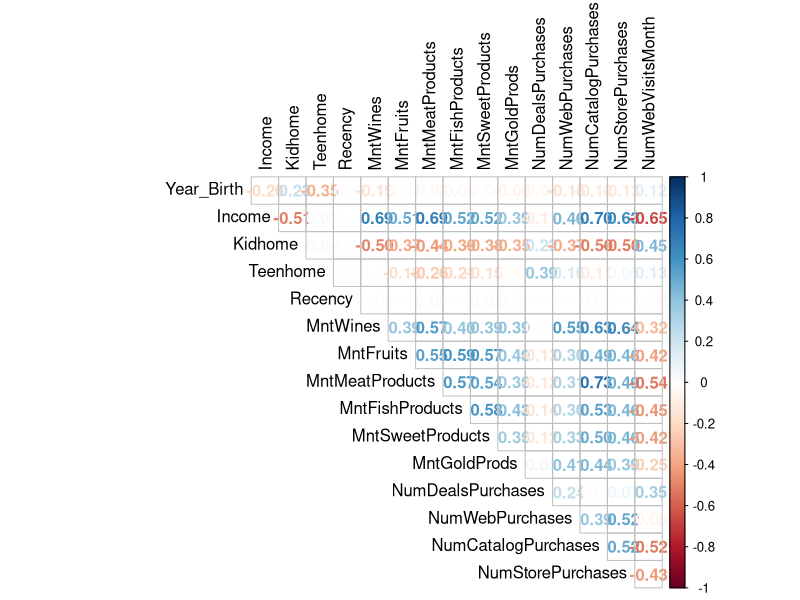
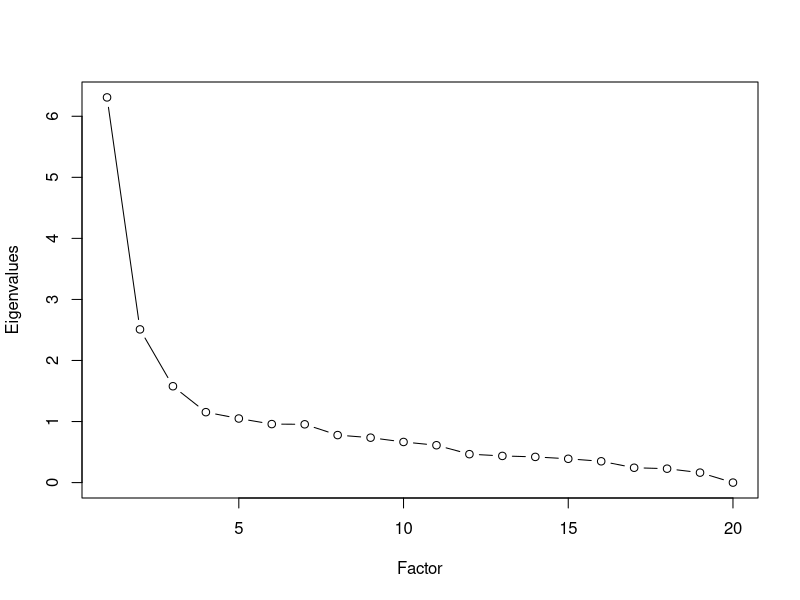

The R script that drew these images, in order: (Note: this script raises an error after producing the figures.)
# import libraries
library(dplyr)
library(GGally)
library(corrplot)

# import data
data.ori = read.csv("customer-personality.csv")

# summary of data
str(data.ori)

# check for NA
sum(is.na(data.ori))

# check which columns contain NA
apply(is.na(data.ori), 2, which)

# remove NA rows
data.clean = data.ori[which(!is.na(data.ori$Income)),]
str(data.clean)
sum(is.na(data.clean))

# remove outliers from income 
data.clean <- data.clean[!(data.clean$Income >=200000),]

# filter numerical columns
numerical.data = data.clean[, c(2,5:7,9:ncol(data.ori))]
str(numerical.data)

# plot correlation matrix
corrplot(cor(numerical.data), tl.col = "black", diag = FALSE, 
         method = 'number', type = 'upper')

# # inefficient to use this, too much data
# ggpairs(numerical.data)#, aes(color = class, alpha = 0.5))


# converting 'Education' and 'Marital status' variables to categorical variables
## Education
data.clean$Education[data.clean$Education == "Basic"] <- "1"
data.clean$Education[data.clean$Education == "Graduation"] <- "2"
data.clean$Education[data.clean$Education == "2n Cycle"] <- "3"
data.clean$Education[data.clean$Education == "Master"] <- "3"
data.clean$Education[data.clean$Education == "PhD"] <- "4"
data.clean$Education <- as.numeric(data.clean$Education)

## Marital Status - Merging YOLO, Alone, and Absurd to add to single
data.clean$Marital_Status[data.clean$Marital_Status == "Absurd"] <- "1"
data.clean$Marital_Status[data.clean$Marital_Status == "Alone"] <- "1"
data.clean$Marital_Status[data.clean$Marital_Status == "YOLO"] <- "1"
data.clean$Marital_Status[data.clean$Marital_Status == "Single"] <- "1"
data.clean$Marital_Status[data.clean$Marital_Status == "Together"] <- "2"
data.clean$Marital_Status[data.clean$Marital_Status == "Married"] <- "3"
data.clean$Marital_Status[data.clean$Marital_Status == "Divorced"] <- "4"
data.clean$Marital_Status[data.clean$Marital_Status == "Widow"] <- "5"
data.clean$Marital_Status <- as.numeric(data.clean$Marital_Status)

# Adding Age variable (EXPLAIN)
data.clean$Age <- (2014 - data.clean$Year_Birth)

# Figuring out 'Dt_Customer' dataset
data.clean$Dt_Customer <- as.Date.numeric(data.clean$Dt_Customer)


######## Factor Analysis ########

### determine the number of factors of FA
# We want to identify the component of the correlation structure

# Remove Dt_customer for now 
data.clean$Dt_Customer <- NULL


fa.cor = cor(data.clean)


# looking at fa.cor
# let's look at eigenvector of the correlation to see how many factors we use

fa.eigen = eigen(fa.cor)
fa.eigen$values
# in decreasing values
# higher = more important
# rule of thuumb to see the number of variables we should use? Do the sum

sum(fa.eigen$values)


cumsum(fa.eigen$values)/19
# seeing this, using the first 4, we can explain 79% of the data
# draw screen plot for better visualisation


# use the scree plot
plot(fa.eigen$values, type = "b", ylab = "Eigenvalues", xlab = "Factor") # we choose 4
# plot(cumsum(fa.eigen$values)/17, type = "b", ylab = "Eigenvalues", xlab = "Factor") # we choose 4


##############################################
### factor analysis
# Choosing 6 as it explains 71.4% of the data
fa.res = factanal(x = data.clean, factors = 7, rotation = "none") # factor = 4 because of our eigenvalues easlier
fa.res

#uniqueness = epsilon values
# loadings
# We have proportion variance explained by these loadings
# hypothesis test to see whether 4 factors are sufficient
# here, our p value is high therefore we don't reject that 4 factors are sufficient


##############################################
### factor rotation
fa.res = factanal(x = data.clean, factors = 6, rotation = "promax")
# promax belongs to the oblique rotation?

print(fa.res, cut = 0.2)
# we only show the factors with a loading of higher than 0.2
# therefore only selecting the variables with large loading
# you can see that paragraph, sentence and wordm is with factor 1
##############################################
### factor scores
fa.res = factanal(x = data.clean, factors = 7, rotation = "promax", scores = "Bartlett")
head(fa.res$scores)
summary(lm(Factor2 ~ Factor1, data = as.data.frame(fa.res$scores)))



####### PCA ########


# # briefly examine the data
# apply(data.clean, 2, mean)
# apply(data.clean, 2, var)
# apply PCA

# Apply PCR to data
pr.out = prcomp(data.clean, scale = TRUE)

# # trying out PCA with first 7 columns
# pr.out = prcomp(data.freq, scale = TRUE)
names(pr.out)
# have a look at the output
pr.out$center
pr.out$scale
pr.out$rotation
# get the PC vector
dim(pr.out$x)
# plot the PCs
biplot(pr.out, scale = 0,cex=0.5)
pr.out$rotation = -pr.out$rotation
pr.out$x = -pr.out$x
biplot(pr.out, scale =0,cex=0.5)
# check the variance explained by each PC
pr.out$sdev
pr.var = pr.out$sdev ^2
pr.var
# proportion of variance explained
pve = pr.var/sum(pr.var)
pve
cumsum(pve)
plot(pve, xlab = " Principal Component", ylab = "Proportion of
Variance Explained", ylim = c(0,1), type = "b")

plot(cumsum(pve), xlab = "Principal Component", ylab ="
Cumulative Proportion of Variance Explained", ylim = c(0,1),
     type = "b")

# Plotting PC1 and PC2
PC1 <- pr.out$rotation[,1]

pca_1_2 <- data.frame(pr.out$x[, 1:2])

plot(pca_1_2[,1], pca_1_2[,2])

"
PCA - 
from TDS:
This plot clearly shows how instead of the 8 columns given to us in the dataset,
only two were enough to understand we had three different types of pizzas,
thus making PCA a successful analytical tool to reduce high-dimensional 
data into a lower one for modelling and analytical purposes.

our_results
PCA may not be a suitable task, as it is unable for us to clearly understand the 
number and identity of segments in our customer dataset. 


"

# Plotting importance of each variable
PC1 <- pr.out$rotation[,1]
PC1_scores <- abs(PC1)
PC1_scores_ordered <- sort(PC1_scores, decreasing = TRUE)
names(PC1_scores_ordered)

# Plotting 3d
# install.packages("scatterplot3d")
# 
# library(scatterplot3d)


pca_1to3 <- data.frame(pr.out$x[, 1:3])
scatterplot3d(pca_1to3,
              main="3D Scatter Plot",
              xlab = "PCA1",
              ylab = "PCA2",
              zlab = "PCA3", angle=60)
